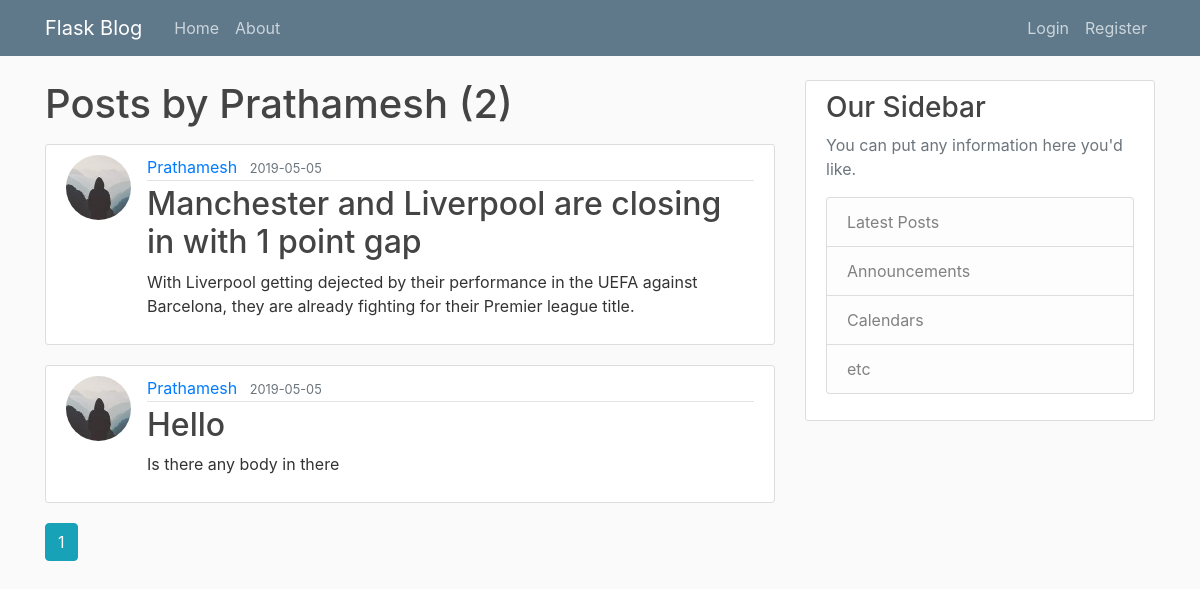
Page /user/Prathamesh on the earlier database version.
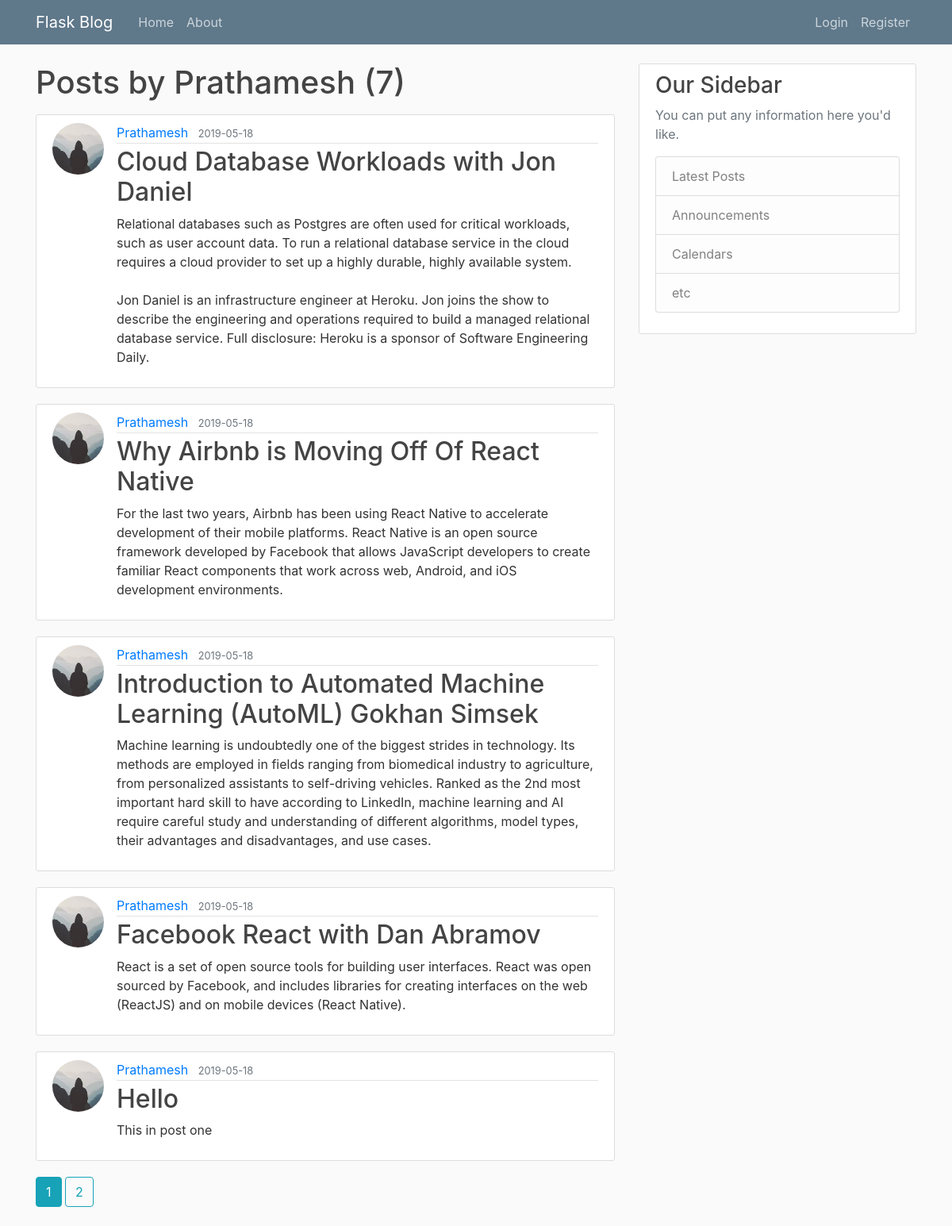
Same page on the later database version.
### flaskblog/models.py (models this page shows, shortened)
class User(db.Model, UserMixin):
    id = db.Column(db.Integer, primary_key=True)
    username = db.Column(db.String(20), unique=True, nullable=False)
    email = db.Column(db.String(120), unique=True, nullable=False)
    image_file= db.Column(db.String(20), nullable=False, default='default.jpeg')
    password = db.Column(db.String(20), nullable=False)
    posts = db.relationship('Post', backref='author', lazy=True)

class Post(db.Model):
    id = db.Column(db.Integer, primary_key= True)
    title = db.Column(db.String(100), nullable=False)
    date_posted = db.Column(db.DateTime, nullable=False, default=datetime.utcnow)
    content = db.Column(db.Text, nullable= False)
    user_id = db.Column(db.Integer, db.ForeignKey('user.id'), nullable=False)

### flaskblog/routes.py (the view)
@app.route("/user/<string:username>")
def user_posts(username):
    page = request.args.get('page', 1, type=int)
    user = User.query.filter_by(username=username).first_or_404()
    posts = Post.query.filter_by(author=user)\
        .order_by(Post.date_posted.desc())\
        .paginate(page=page, per_page=5)
    return render_template('user_posts.html', posts=posts, user=user)

### flaskblog/templates/user_posts.html
{% extends "layout.html" %}
{% block content %}
    <h1 class="mb-3">Posts by {{ user.username }} ({{ posts.total }})</h1>
    {% for post in posts.items %}
        <article class="media content-section">
          <img class="rounded-circle article-img" src="{{ url_for('static', filename='profile_pics/' + post.author.image_file) }}">
          <div class="media-body">
            <div class="article-metadata">
              <a class="mr-2" href="{{ url_for('user_posts', username=post.author.username) }}">{{ post.author.username }}</a>
              <small class="text-muted">{{ post.date_posted.strftime('%Y-%m-%d') }}</small>
            </div>
            <h2><a class="article-title" href="{{ url_for('post', post_id=post.id) }}">{{ post.title }}</a></h2>
            <p class="article-content">{{ post.content }}</p>
          </div>
        </article>
    {% endfor %}
    {% for page_num in posts.iter_pages(left_edge=1, right_edge=1, left_current=1, right_current=2) %}
      {% if page_num %}
        {% if posts.page == page_num %}
          <a class="btn btn-info mb-4" href="{{ url_for('user_posts', username=user.username, page=page_num) }}">{{ page_num }}</a>
        {% else %}
          <a class="btn btn-outline-info mb-4" href="{{ url_for('user_posts', username=user.username, page=page_num) }}">{{ page_num }}</a>
        {% endif %}
      {% else %}
        ...
      {% endif %}
    {% endfor %}
{% endblock content %}

### flaskblog/templates/layout.html (shortened to what this page needs)
<!DOCTYPE html>
<html lang="en" dir="ltr">
  <head>
    <link rel="stylesheet" href="https://stackpath.bootstrapcdn.com/bootstrap/4.3.1/css/bootstrap.min.css">
    <link rel="stylesheet" type="text/css" href="{{ url_for('static', filename='main.css')}}">
  </head>
  <body>
      <header class="site-header">
        <nav class="navbar navbar-expand-md navbar-dark bg-steel fixed-top">
          <div class="container">
            <a class="navbar-brand mr-4" href="/">Flask Blog</a>
            <div class="collapse navbar-collapse" id="navbarToggle">
              <div class="navbar-nav mr-auto">
                <a class="nav-item nav-link" href="/">Home</a>
                <a class="nav-item nav-link" href="/about">About</a>
              </div>
              <div class="navbar-nav">
                {% if current_user.is_authenticated %}
                <a class="nav-item nav-link" href="{{ url_for('new_post') }}">New Post</a>
                  <a class="nav-item nav-link" href="{{url_for('logout')}}">logout</a>
                  <a class="nav-item nav-link" href="{{url_for('account')}}">account</a>
                {% else %}
                <a class="nav-item nav-link" href="/login">Login</a>
                <a class="nav-item nav-link" href="/register">Register</a>
                {% endif %}
              </div>
            </div>
          </div>
        </nav>
      </header>
      <main role="main" class="container">
        <div class="row">
          <div class="col-md-8">
            {% block content %}{% endblock %}
          </div>
          <div class="col-md-4">
            <div class="content-section">
              <h3>Our Sidebar</h3>
              <p class='text-muted'>You can put any information here you'd like.
                <ul class="list-group">
                  <li class="list-group-item list-group-item-light">Latest Posts</li>
                  <li class="list-group-item list-group-item-light">Announcements</li>
                  <li class="list-group-item list-group-item-light">Calendars</li>
                  <li class="list-group-item list-group-item-light">etc</li>
                </ul>
              </p>
            </div>
          </div>
        </div>
      </main>
  </body>
</html>

### flaskblog/static/main.css (style rules this page uses)
body { background: #fafafa; color: #333333; margin-top: 5rem; }
h1, h2, h3, h4, h5, h6 { color: #444444; }
.bg-steel { background-color: #5f788a; }
.site-header .navbar-nav .nav-link { color: #cbd5db; }
.content-section { background: #ffffff; padding: 10px 20px; border: 1px solid #dddddd; border-radius: 3px; margin-bottom: 20px; }
.article-title { color: #444444; }
.article-content { white-space: pre-line; }
.article-img { height: 65px; width: 65px; margin-right: 16px; }
.article-metadata { padding-bottom: 1px; margin-bottom: 4px; border-bottom: 1px solid #e3e3e3 }

Differences in the rows shown:
no longer on this page (row unchanged): Post: image_file (picture), author.username "Prathamesh", date_posted "2019-05-05", title "Manchester and Liverpool are closing in with 1 point gap", content "With Liverpool getting dejected by their performance in the UEFA against Barcelona, they are already fighting for their Premier league title."
no longer on this page (row unchanged): Post: image_file (picture), author.username "Prathamesh", date_posted "2019-05-05", title "Hello", content "Is there any body in there"
added Post: image_file (picture), author.username "Prathamesh", date_posted "2019-05-18", title "Cloud Database Workloads with Jon Daniel", content "Relational databases such as Postgres are often used for critical workloads, such as user account data. To run a relational database service in the cloud requires a cloud provider to set up a highly durable, highly available system. Jon Daniel is an infrastructure engineer at Heroku. Jon joins the show to describe the engineering and operations required to build a managed relational database service. Full disclosure: Heroku is a sponsor of Software Engineering Daily."
added Post: image_file (picture), author.username "Prathamesh", date_posted "2019-05-18", title "Why Airbnb is Moving Off Of React Native", content "For the last two years, Airbnb has been using React Native to accelerate development of their mobile platforms. React Native is an open source framework developed by Facebook that allows JavaScript developers to create familiar React components that work across web, Android, and iOS development environments."
added Post: image_file (picture), author.username "Prathamesh", date_posted "2019-05-18", title "Introduction to Automated Machine Learning (AutoML) Gokhan Simsek", content "Machine learning is undoubtedly one of the biggest strides in technology. Its methods are employed in fields ranging from biomedical industry to agriculture, from personalized assistants to self-driving vehicles. Ranked as the 2nd most important hard skill to have according to LinkedIn, machine learning and AI require careful study and understanding of different algorithms, model types, their advantages and disadvantages, and use cases."
added Post: image_file (picture), author.username "Prathamesh", date_posted "2019-05-18", title "Facebook React with Dan Abramov", content "React is a set of open source tools for building user interfaces. React was open sourced by Facebook, and includes libraries for creating interfaces on the web (ReactJS) and on mobile devices (React Native)."
added Post: image_file (picture), author.username "Prathamesh", date_posted "2019-05-18", title "Hello", content "This in post one"
Other differences:
{{ posts.total }}: "2" → "7"
new list line: "2"
